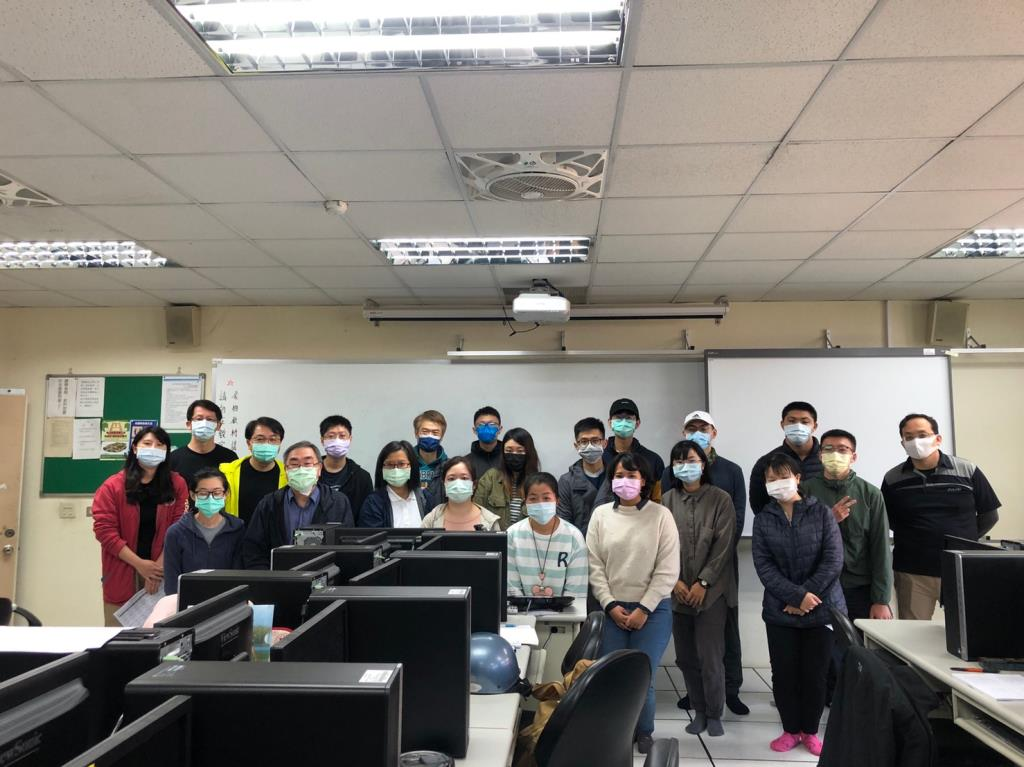
#> input picture test.jpg, 1024 x 767 px
$ python mpl2.py
#> lines starting #> are read from the running program, lines starting #| are printed output that depends on the picture
# 用matplotlib顯示彩色圖檔，如果不修改會是以BGR顯示出來的圖，照片會錯


import cv2
import numpy as np
import matplotlib.pyplot as plt

img = cv2.imread('test.jpg')
#> img is the input picture: shape (767, 1024, 3); mean B, G, R 117.7, 124.5, 129.4
b,g,r = cv2.split(img)
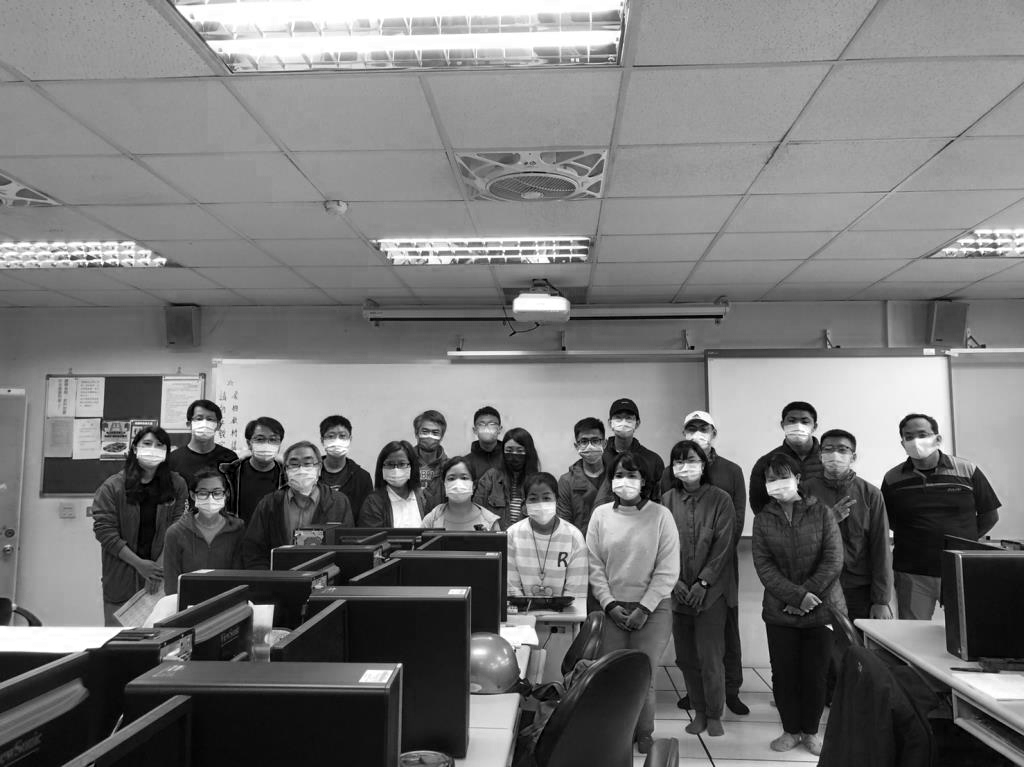
#> b: shape (767, 1024); min 0, max 255, mean 117.7
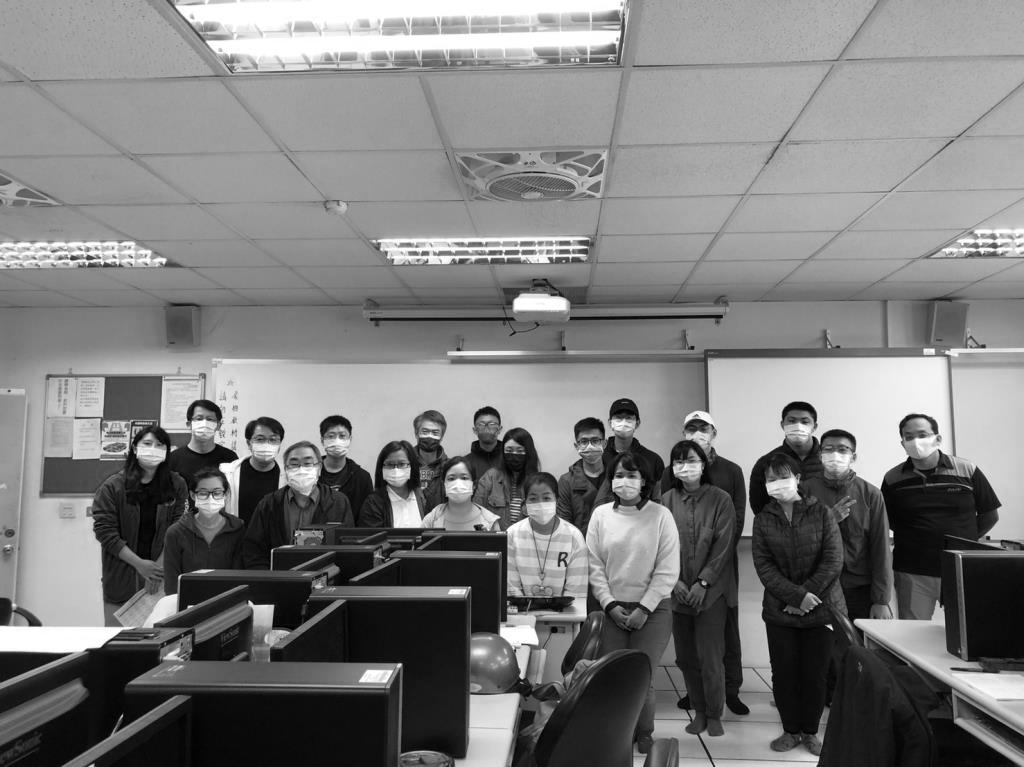
#> g: shape (767, 1024); min 0, max 255, mean 124.5
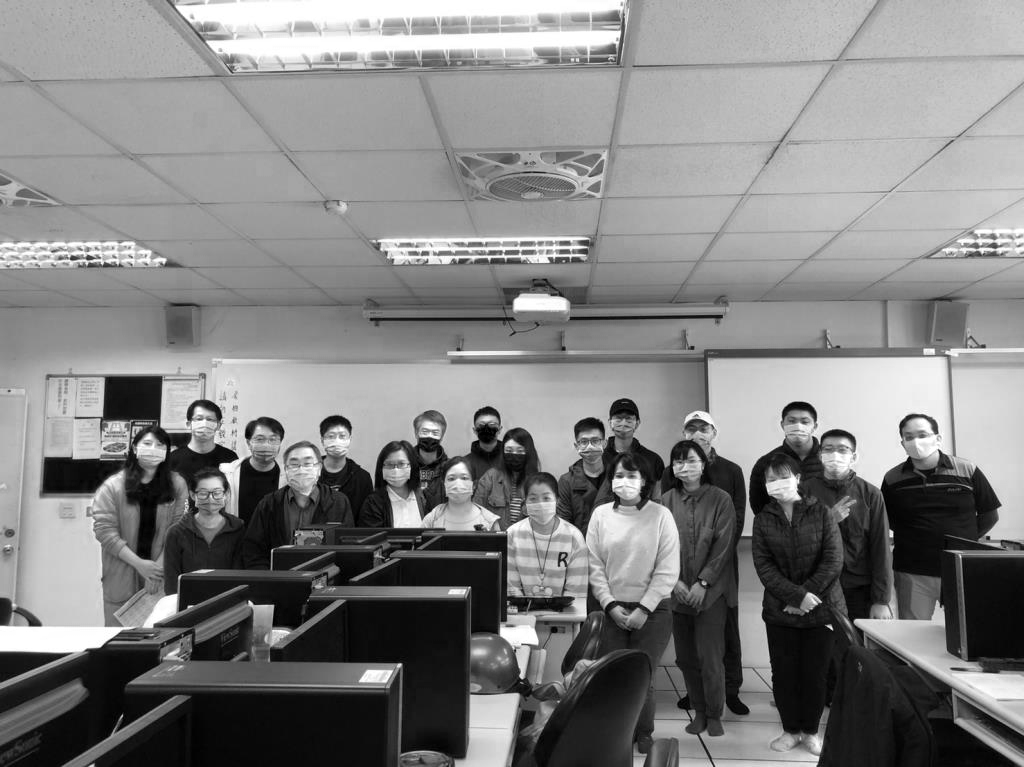
#> r: shape (767, 1024); min 0, max 255, mean 129.4
img2 = cv2.merge([r,g,b])
plt.subplot(121);plt.imshow(img) # expects distorted color
plt.subplot(122);plt.imshow(img2) # expect true color
plt.show()
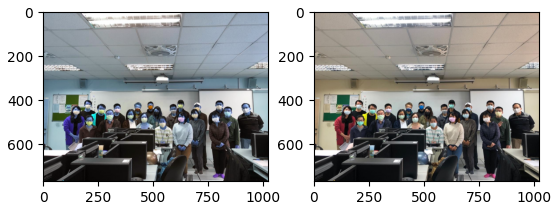
#> figure drawn by matplotlib, 2 panels; B, G, R data is drawn as R, G, B

cv2.imshow('bgr image',img) # expects true color
cv2.imshow('rgb image',img2) # expects distorted color
cv2.waitKey(0)
cv2.destroyAllWindows()


#-------------------------------------------
#另一種寫法

import cv2
#簡寫numpy為np
import numpy as np
#匯入matplotlib套件，裏頭有各種繪圖方法
from matplotlib import pyplot as plt
# import matplotlib.pyplot as plt
img = cv2.imread('test.jpg',1)
img1=cv2.cvtColor(img,cv2.COLOR_BGR2RGB)
plt.imshow(img1)
#顯示xy座標值的顏色
plt.xticks([]),plt.yticks([])
plt.show()
